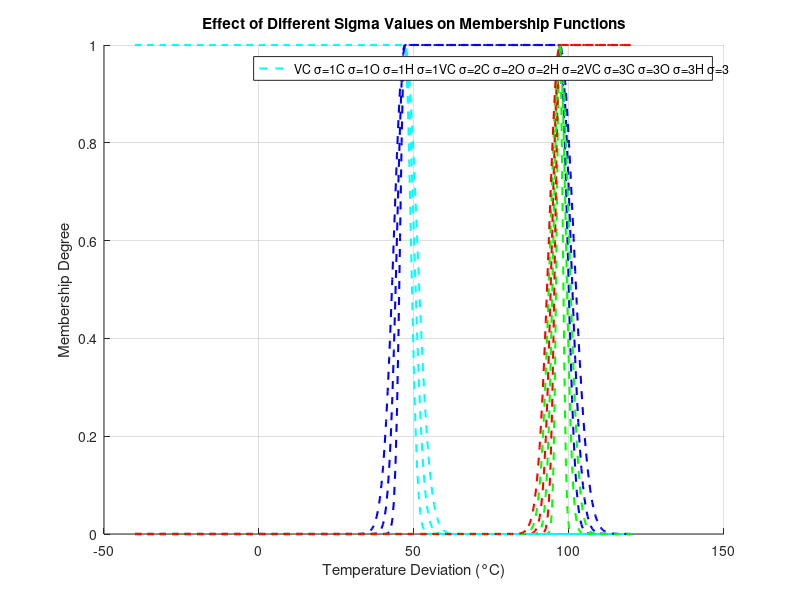

This figure's MATLAB source:
% Testing std deviation values for membership functions

% Define temperature range
x = -40:0.5:120; % Temperature range
T_set = 97; % Example ideal setpoint temperature

% Define temperature ranges for membership functions
vColdLower = -40;
vColdUpper = T_set - 50; % 77°C
coldLower = vColdUpper;
coldUpper = T_set - 0.02;
optimalLower = coldUpper;
optimalUpper = T_set + 0.02;
hotLower = optimalUpper;
hotUpper = 120;

% Different sigma values for comparison
sigma_values = [1, 2, 3];

figure;
hold on;
colors = {'c', 'b', 'g', 'r'}; % Colors for different MFs
labels = {'Very Cold', 'Cold', 'Optimal', 'Hot'};

% Loop through different sigma values
for i = 1:length(sigma_values)
    sigma = sigma_values(i);

    % Define membership functions with varying sigma
    y_vCold = gauss2mf(x, [sigma, vColdLower, sigma + 1, vColdUpper]);
    y_Cold = gauss2mf(x, [sigma + 0.5, coldLower, sigma + 1.5, coldUpper]);
    y_Optimal = gauss2mf(x, [sigma, optimalLower, sigma, optimalUpper]);
    y_Hot = gauss2mf(x, [sigma + 0.5, hotLower, sigma + 1.5, hotUpper]);

    % Plot each MF with its corresponding sigma
    plot(x, y_vCold, strcat(colors{1}, '--'), 'LineWidth', 1.5);
    plot(x, y_Cold, strcat(colors{2}, '--'), 'LineWidth', 1.5);
    plot(x, y_Optimal, strcat(colors{3}, '--'), 'LineWidth', 1.5);
    plot(x, y_Hot, strcat(colors{4}, '--'), 'LineWidth', 1.5);
end

% Plot labels and legend
legend(["VC σ=1", "C σ=1", "O σ=1", "H σ=1", ...
        "VC σ=2", "C σ=2", "O σ=2", "H σ=2", ...
        "VC σ=3", "C σ=3", "O σ=3", "H σ=3"]);

xlabel("Temperature Deviation (°C)");
ylabel("Membership Degree");
title("Effect of Different Sigma Values on Membership Functions");
grid on;
hold off;
